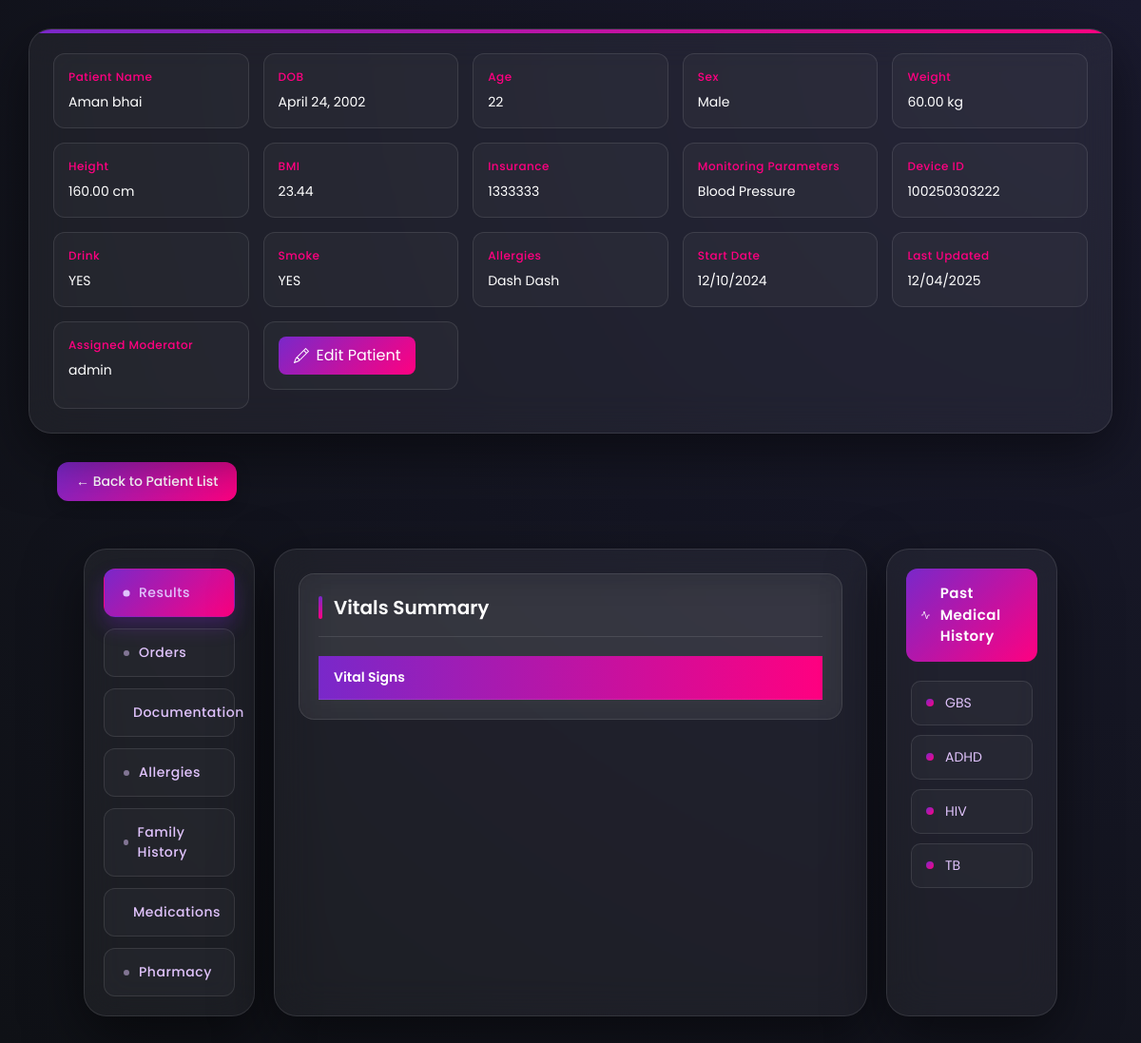
Page /view-patient/54b42c7f-54fc-4316-906b-e4fa29251fdb/?action=access (signed in) on the committed database.
### rpm_users/models.py (models this page shows, shortened)
class Patient(models.Model):
    SEX_CHOICES = (('Male', 'Male'), ('Female', 'Female'), ('Others', 'Others'),)
    MONITORING_CHOICES = (('Blood Pressure', 'Blood Pressure'), ('Heart Rate', 'Heart Rate'), ('SPO2', 'SPO2'),("Temperature", "Temperature"),)
    user = models.OneToOneField(User, on_delete=models.CASCADE, blank=True, null=True)
    date_of_birth = models.DateField(blank=True, null=True)
    height = models.DecimalField(blank=True, null=True, max_digits=10, decimal_places=2)
    weight = models.DecimalField(blank=True, null=True, max_digits=10, decimal_places=2)
    insurance = models.CharField(blank=True, null=True, max_length=255)
    sex = models.CharField(blank=True, max_length=10, null=True, choices=SEX_CHOICES)
    bmi = models.DecimalField(blank=True, max_digits=10, decimal_places=2, null=True)
    phone_number = models.CharField(max_length=15, blank=True, null=True)
    monitoring_parameters = models.CharField(blank=True, max_length=20, null=True, choices=MONITORING_CHOICES)
    device_serial_number = models.IntegerField(null=True, blank=True, unique=True)
    pharmacy_info = models.TextField(blank=True, null=True)
    allergies = models.TextField(blank=True, null=True)
    smoke = models.CharField(choices=(('YES', 'YES'), ('NO', 'NO'),), default='NO', max_length=3)
    drink = models.CharField(choices=(('YES', 'YES'), ('NO', 'NO'),), default='NO', max_length=3)
    family_history = models.TextField(null=True, blank=True)
    medications = models.TextField(null=True, blank=True)
    id = models.UUIDField(default=uuid.uuid4, primary_key=True, editable=False)
    created_at = models.DateTimeField(auto_now_add=True)
    updated_at = models.DateTimeField(auto_now=True)
    moderator_assigned = models.ForeignKey('Moderator', blank=True, null=True, on_delete=models.SET_NULL, related_name='moderators')
    @property
    def age(self):
        if self.date_of_birth:
            today = date.today()
            age = today.year - self.date_of_birth.year
            if today.month < self.date_of_birth.month or (today.month == self.date_of_birth.month and today.day < self.date_of_birth.day):
                age -= 1
            return age
        return None

class Moderator(models.Model):
    user = models.OneToOneField(User, on_delete=models.CASCADE, null=True, blank=True)

class PastMedicalHistory(models.Model):
    PMH_CHOICES = ((
        ('GBS', 'Guillain-Barré Syndrome'),
        ('ALS', 'Amyotrophic Lateral Sclerosis'),
        ('SLE', 'Systemic Lupus Erythematosus'),
        ('ITP', 'Idiopathic Thrombocytopenic Purpura'),
        ('MG', 'Myasthenia Gravis'),
        ('DKA', 'Diabetic Ketoacidosis'),
        ('ARDS', 'Acute Respiratory Distress Syndrome'),
        ('LCa', 'Lung Cancer'),
        ('PCa', 'Pancreatic Cancer'),
        ('CCa', 'Colon Cancer'),
        ('TCa', 'Thyroid Cancer'),
        ('SCa', 'Skin Cancer'),
        ('GCa', 'Gastric Cancer'),
        ('PCa', 'Prostate Cancer'),
        ('TeCa', 'Testicular Cancer'),
        ('BrCa', 'Breast Cancer'),
        ('OvCa', 'Ovarian Cancer'),
        ('TTP', 'Thrombotic Thrombocytopenic Purpura'),
        ('HLH', 'Hemophagocytic Lymphohistiocytosis'),
        ('HSP', 'Henoch-Schönlein Purpura'),
        ('SCID', 'Severe Combined Immunodeficiency'),
        ('PKU', 'Phenylketonuria'),
        ('POTS', 'Postural Orthostatic Tachycardia Syndrome'),
        ('CRPS', 'Complex Regional Pain Syndrome'),
        ('NMO', 'Neuromyelitis Optica'),
        ('HUS', 'Hemolytic Uremic Syndrome'),
        ('SMA', 'Spinal Muscular Atrophy'),
        ('DM', 'Diabetes Mellitus'),
        ('HTN', 'Hypertension'),
        ('AF', 'Atrial Fibrillation'),
        ('CHF', 'Congestive Heart Failure'),
        ('COPD', 'Chronic Obstructive Pulmonary Disease'),
        ('Hpxa', 'Hypoxia'),
        ('Hyca', 'Hypercapnea'),
        ('CKD', 'Chronic Kidney Disease'),
        ('ESRD', 'End Stage Renal Disease'),
        ('GERD', 'Gastroesophageal Reflux Disease'),
        ('OA', 'Osteoarthritis'),
        ('CAD', 'Coronary Artery Disease'),
        ('RA', 'Rheumatoid Arthritis'),
        ('UTI', 'Urinary Tract Infection'),
        ('URI', 'Upper Respiratory Infection'),
        ('BPH', 'Benign Prostatic Hyperplasia'),
        ('HLD', 'Hyperlipidemia'),
        ('TIA', 'Transient Ischemic Attack'),
        ('CVA', 'Cerebrovascular Accident (Stroke)'),
        ('MI', 'Myocardial Infarction'),
        ('PNA', 'Pneumonia'),
        ('TB', 'Tuberculosis'),
        ('HIV', 'Human Immunodeficiency Virus'),
        ('ADHD', 'Attention-Deficit/Hyperactivity Disorder'),
        ('ASD', 'Autism Spectrum Disorder'),
        ('MDD', 'Major Depressive Disorder'),
        ('GAD', 'Generalized Anxiety Disorder'),
        ('PTSD', 'Post-Traumatic Stress Disorder'),
        ('Peff', 'Pleural Effusion'),
        ('N/A', 'N/A'),
    ))
    patient = models.ForeignKey(Patient, on_delete=models.CASCADE, related_name='medical_history')
    pmh = models.CharField(choices=PMH_CHOICES, default="N/A", max_length=100)
    id = models.UUIDField(default=uuid.uuid4, primary_key=True, editable=False)

### rpm_users/views.py (the view, shortened to what this page needs)
# urls.py: path('view-patient/<str:patient_id>/', views.moderator_actions_view, name='moderator_actions'),
def moderator_actions_view(request, patient_id):
    user = request.user  # Assuming user is authenticated and their email is available in request.user
    moderator = get_object_or_404(Moderator, user=user)
    patient = get_object_or_404(Patient, id=patient_id)
    context = {
        'patient': patient,
        'moderator': moderator,
    }
    action = request.GET.get('action')
    if action == 'access'.lower() and patient.moderator_assigned == moderator or request.user.is_superuser:
        reports = Reports.objects.filter(patient=patient)
        context['reports'] = reports  # Add patient details to the context
        return render(request, 'index.html', context)
    elif action == 'delete':
        patient.delete()
        context['success'] = 'Patient deleted successfully'
        return render(request, 'index.html', context)
    else:
        context['error'] = "Invalid action."
        return render(request, 'index.html', context)

### templates/index.html (shortened to what this page needs)
<!DOCTYPE html>
<html lang="en">
  <head>
    <script src="https://cdn.tailwindcss.com"></script>
  </head>
  <body>
    <div class="patient-details">
      <div>
        <strong>Patient Name</strong>
        <span>{{patient.user.first_name}} {{patient.user.last_name}}</span>
      </div>
      <div>
        <strong>DOB</strong>
        <span>{{patient.date_of_birth}}</span>
      </div>
      <div>
        <strong>Age</strong>
        <span>{{patient.age}}</span>
      </div>
      <div>
        <strong>Sex</strong>
        <span>{{patient.sex}}</span>
      </div>
      <div>
        <strong>Weight</strong>
        <span>{{patient.weight}} kg</span>
      </div>
      <div>
        <strong>Height</strong>
        <span>{{patient.height}} cm</span>
      </div>
      <div>
        <strong>BMI</strong>
        <span>{{patient.bmi}}</span>
      </div>
      <div>
        <strong>Insurance</strong>
        <span>{{patient.insurance}}</span>
      </div>
      <div>
        <strong>Monitoring Parameters</strong>
        <span>{{patient.monitoring_parameters}}</span>
      </div>
      <div>
        <strong>Device ID</strong>
        <span>{{patient.device_serial_number}}</span>
      </div>
      <div>
        <strong>Drink</strong>
        <span>{{patient.drink}}</span>
      </div>
      <div>
        <strong>Smoke</strong>
        <span>{{patient.smoke}}</span>
      </div>
      <div>
        <strong>Allergies</strong>
        <span>{{patient.allergies|default:"None"}}</span>
      </div>
      <div>
        <strong>Start Date</strong>
        <span>{{patient.created_at|date:"d/m/Y"}}</span>
      </div>
      <div>
        <strong>Last Updated</strong>
        <span>{{patient.updated_at|date:"d/m/Y"}}</span>
      </div>
      <div>
        <strong>Assigned Moderator</strong>
        <span>{{patient.moderator_assigned.user.username}}</span>
      </div>
      <div style="display: flex; justify-content: space-between; align-items: center; width: 100%; margin-bottom: 20px;">
        <a href="{% url 'edit_patient' patient.id %}" class="edit-btn">
          <button style="background: linear-gradient(135deg, var(--primary), var(--secondary)); color: white; padding: 8px 16px; border-radius: 8px; border: none; cursor: pointer; display: inline-flex; align-items: center; gap: 8px;">
            Edit Patient
          </button>
        </a>
      </div>
    </div>
    <div style="margin: 20px 0;">
        <a href="/view-patient/" class="back-btn">← Back to Patient List</a>
    </div>
    <div class="container">
      <div class="left-panel">
        <div class="tabs">
          <div class="active" onclick="showTab('results')">Results</div>
          <div onclick="showTab('orders')">Orders</div>
          <div onclick="showTab('documentation')">Documentation</div>
          <div onclick="showTab('allergies')">Allergies</div>
          <div onclick="showTab('family_history')">Family History</div>
          <div onclick="showTab('medications')">Medications</div>
          <div onclick="showTab('pharmacy')">Pharmacy</div>
        </div>
      </div>
      <div class="main-content">
        <div class="content">
          <div id="results" class="table-container">
            <h3>Vitals Summary</h3>
            <div class="scrollable">
              <table>
                <thead>
                  <tr>
                    <th class="fixed-left">Vital Signs</th>
                  </tr>
                </thead>
              </table>
            </div>
          </div>
        </div>
      </div>
      <div class="right-panel">
        <div class="medical-history-section">
          <div class="section-header">
            <svg width="20" height="20" viewBox="0 0 24 24" fill="none" stroke="currentColor" stroke-width="2" class="header-icon">
              <path d="M22 12h-4l-3 9L9 3l-3 9H2"/>
            </svg>
            Past Medical History
          </div>
          <div class="pmh-list">
            {% if patient.medical_history.all %}
                {% for condition in patient.medical_history.all %}
                    <div class="pmh-item">
                        <div class="condition-marker"></div>
                        <span>{{ condition.pmh }}</span>
                    </div>
                {% endfor %}
            {% endif %}
          </div>
        </div>
      </div>
    </div>
  </body>
</html>

### rows in the picture
Patient: user.first_name "Aman", user.last_name "bhai", date_of_birth "April 24, 2002", age "22", sex "Male", weight "60.00", height "160.00", bmi "23.44", insurance "1333333", monitoring_parameters "Blood Pressure", device_serial_number "100250303222", drink "YES", smoke "YES", allergies "Dash Dash", created_at "12/10/2024", updated_at "12/04/2025", moderator_assigned.user.username "admin"
PastMedicalHistory: pmh "GBS"
PastMedicalHistory: pmh "ADHD"
PastMedicalHistory: pmh "HIV"
PastMedicalHistory: pmh "TB"
